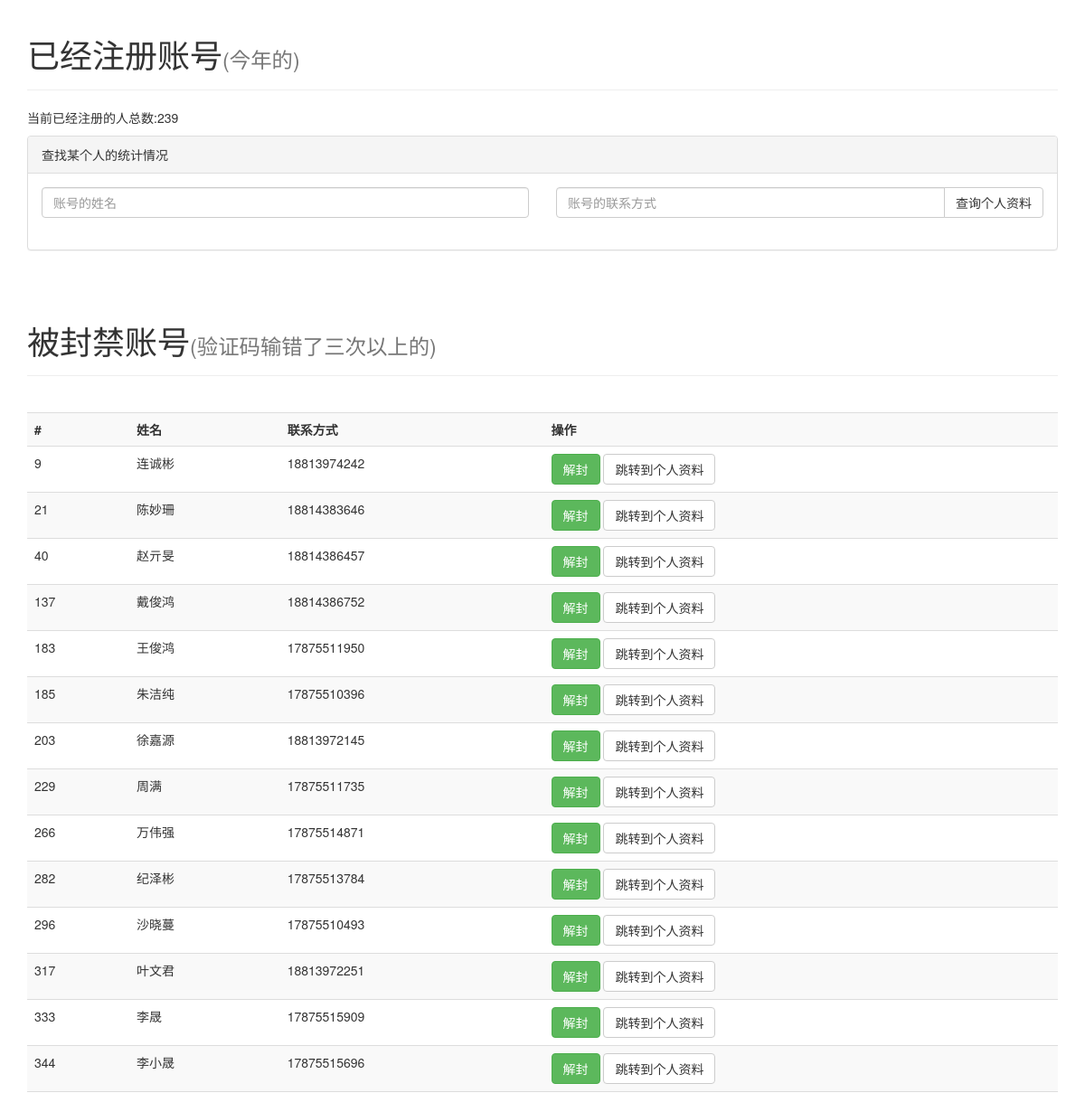
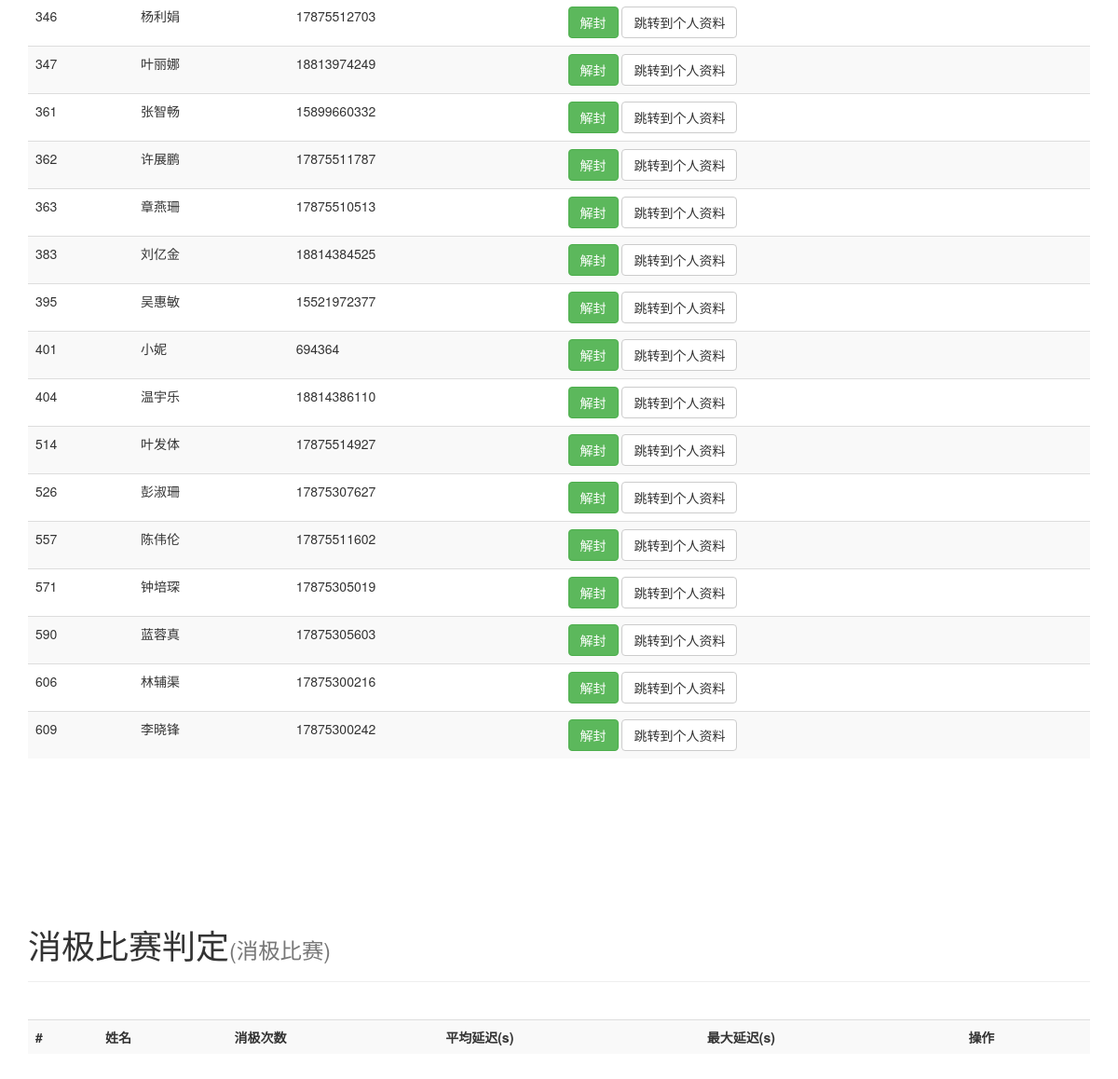
Screenshot of /old/page/activity/CAQ_people_admin.php with the database file from the repository (2 pictures, top to bottom).
### tables this page shows
CREATE TABLE `question_people` (
  `id` int(11) NOT NULL AUTO_INCREMENT,
  `name` text NOT NULL,
  `tel` text NOT NULL,
  `rightcount` int(11) NOT NULL DEFAULT '0',
  `wrongcount` int(11) NOT NULL DEFAULT '0',
  `score` int(11) NOT NULL DEFAULT '0',
  `historyscore` text NOT NULL,
  `rightids` text,
  `wrongids` text,
  `randomkey` text,
  `achievetime` datetime(6) NOT NULL,
  `achievets` int(11) DEFAULT NULL,
  `isbanned` int(11) NOT NULL DEFAULT '0',
  `wrongidccount` int(11) NOT NULL DEFAULT '0',
  `ranking` int(11) NOT NULL DEFAULT '0',
  `oldranking` int(11) NOT NULL DEFAULT '1000',
  `historyranking` text NOT NULL COMMENT '每一次的排名情况',
  `participateyears` text NOT NULL COMMENT '参与过的年份',
  `historydata` text NOT NULL COMMENT '记录之前每一年这个人的答题统计',
  `active` tinyint(4) NOT NULL DEFAULT '1' COMMENT '用来记录连续没有输入验证码的次数',
  `activeminusscore` mediumint(9) NOT NULL DEFAULT '0' COMMENT '因为没有输入验证码消极比赛而扣除的分数总和',
  `lastactiveyear` int(11) NOT NULL COMMENT '最后一次参与这个活动的年份',
  `reason-for-score` varchar(20) NOT NULL DEFAULT 'none' COMMENT '加扣分原因',
  PRIMARY KEY (`id`),
  KEY `active` (`active`),
  KEY `lastactiveyear` (`lastactiveyear`)
);

### old/plugin/php/sqlhelper.php (called while the page is built, shortened)
<?php
class sqlhelper{
	public function mysql($sql){
		$rerere = mysql_query($sql);
		return $rerere;
	}
}
?>

### old/page/activity/CAQ_people_admin.php (the view, shortened to what this page needs)
<?php
require_once(ROOT_PATH.PLUG_PATH.'/php/sqlhelper.php');
?>
<!DOCTYPE html>
<html>
    <head>
        <link rel="stylesheet" href="//maxcdn.bootstrapcdn.com/font-awesome/4.3.0/css/font-awesome.min.css">
        <?php echo constant( 'JQuery_DEFINE');echo constant( 'BOOTSTRAP_DEFINE');?>
        <link rel="stylesheet/less" href="<?php echo constant("CSS_PATH")?>caq.less">
    </head>
    <body>
        <div class="container">
            <div class="page-header">
                <h1>已经注册账号<small>(今年的)</small></h1>
            </div>
            <p>当前已经注册的人总数:<?php
                $year = date("Y");
                $nc = new sqlhelper();
                $result = $nc ->mysql("select id from question_people where lastactiveyear='$year'");
                echo mysql_num_rows($result);
            ?>
            </p>
            <div class="panel panel-default">
                <div class="panel-heading">查找某个人的统计情况</div>
                <div class="panel-body">
                <div class="row">
                  <div class="col-lg-6">
                        <input type="text" class="form-control" placeholder="账号的姓名" id="findname">
                  </div>
                  <div class="col-lg-6">
                    <div class="input-group">
                      <input type="text" class="form-control" placeholder="账号的联系方式" id="findtel">
                      <span class="input-group-btn">
                        <button class="btn btn-default" onclick="findprofile()">查询个人资料</button>
                      </span>
                    </div>
                  </div>
                </div>
                <br>
                </div>
            </div>
            <br>
            <div class="page-header">
                <h1>被封禁账号<small>(验证码输错了三次以上的)</small></h1>
            </div>
            <br>
            <table class="table table-striped">
                <tr>
                    <th>#</th>
                    <th>姓名</th>
                    <th>联系方式</th>
                    <th>操作</th>
                </tr>
                <?php
                $nc = new sqlhelper();
                $result = $nc ->mysql("select id,name,tel from question_people where isbanned=1");
                while($row = mysql_fetch_array($result)){
                ?>
                <tr>
                    <td><?php echo $row['id'];?></td>
                    <td id="deban-name-<?php echo $row['id'];?>"><?php echo $row['name'];?></td>
                    <td id="deban-tel-<?php echo $row['id'];?>"><?php echo $row['tel'];?></td>
                    <td>
                        <button class="btn btn-success" onclick="deban('<?php echo $row['id'];?>')">解封</button>
                        <button class="btn btn-default" onclick="jumptoprofile('<?php echo $row['id'];?>')">跳转到个人资料</button>
                    </td>
                </tr>
                <?php
                }
                ?>
            </table>
            <br>
            <br>
            <br>
            <br>
            <br>
            <br>
            <div class="page-header">
                <h1>消极比赛判定<small>(消极比赛)</small></h1>
            </div>
            <br>
            <table class="table table-striped">
                <tr>
                    <th>#</th>
                    <th>姓名</th>
                    <th>消极次数</th>
                    <th>平均延迟(s)</th>
                    <th>最大延迟(s)</th>
                    <th>操作</th>
                </tr>
            </table>
            <br>
        </div>
    </body>
</html>

### rows the page displays
question_people: id "9", name "连诚彬", tel "18813974242"
question_people: id "21", name "陈妙珊", tel "18814383646"
question_people: id "40", name "赵亓旻", tel "18814386457"
question_people: id "137", name "戴俊鸿", tel "18814386752"
question_people: id "183", name "王俊鸿", tel "17875511950"
question_people: id "185", name "朱洁纯", tel "17875510396"
question_people: id "203", name "徐嘉源", tel "18813972145"
question_people: id "229", name "周满", tel "17875511735"
question_people: id "266", name "万伟强", tel "17875514871"
question_people: id "282", name "纪泽彬", tel "17875513784"
question_people: id "296", name "沙晓蔓", tel "17875510493"
question_people: id "317", name "叶文君", tel "18813972251"
question_people: id "333", name "李晟", tel "17875515909"
question_people: id "344", name "李小晟", tel "17875515696"
question_people: id "346", name "杨利娟", tel "17875512703"
question_people: id "347", name "叶丽娜", tel "18813974249"
question_people: id "361", name "张智畅", tel "15899660332"
question_people: id "362", name "许展鹏", tel "17875511787"
question_people: id "363", name "章燕珊", tel "17875510513"
question_people: id "383", name "刘亿金", tel "18814384525"
question_people: id "395", name "吴惠敏", tel "15521972377"
question_people: id "401", name "小妮", tel "694364"
question_people: id "404", name "温宇乐", tel "18814386110"
question_people: id "514", name "叶发体", tel "17875514927"
question_people: id "526", name "彭淑珊", tel "17875307627"
question_people: id "557", name "陈伟伦", tel "17875511602"
question_people: id "571", name "钟培琛", tel "17875305019"
question_people: id "590", name "蓝蓉真", tel "17875305603"
question_people: id "606", name "林辅渠", tel "17875300216"
question_people: id "609", name "李晓锋", tel "17875300242"

### other values shown
mysql_num_rows($result) "239"
